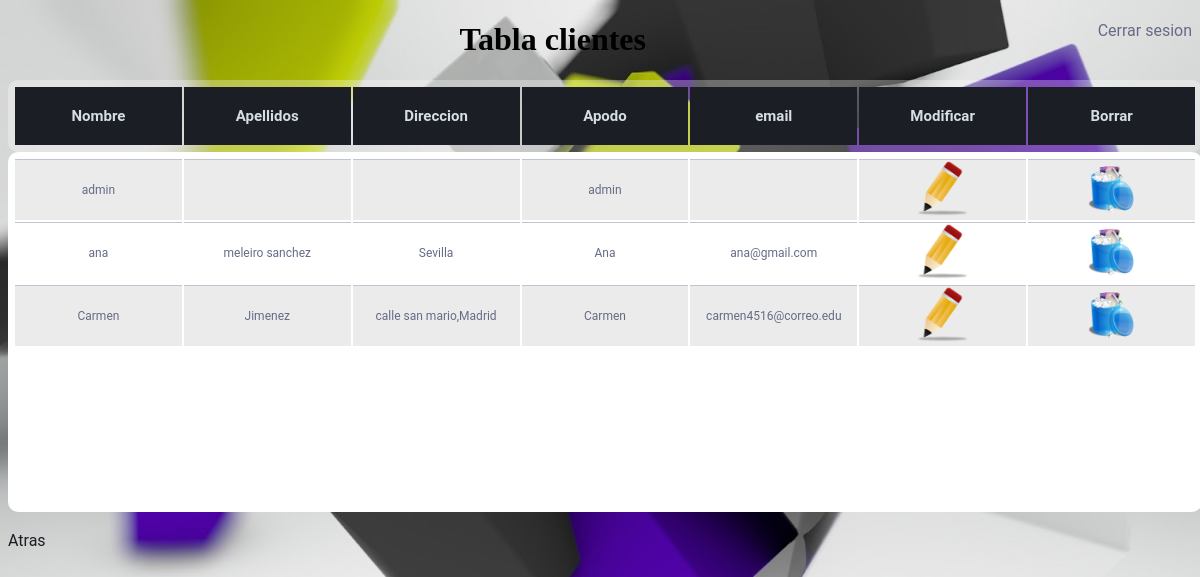
Before: /tienda_chuches/admin/tablacliente/cliente.php (signed in) with the older database file.
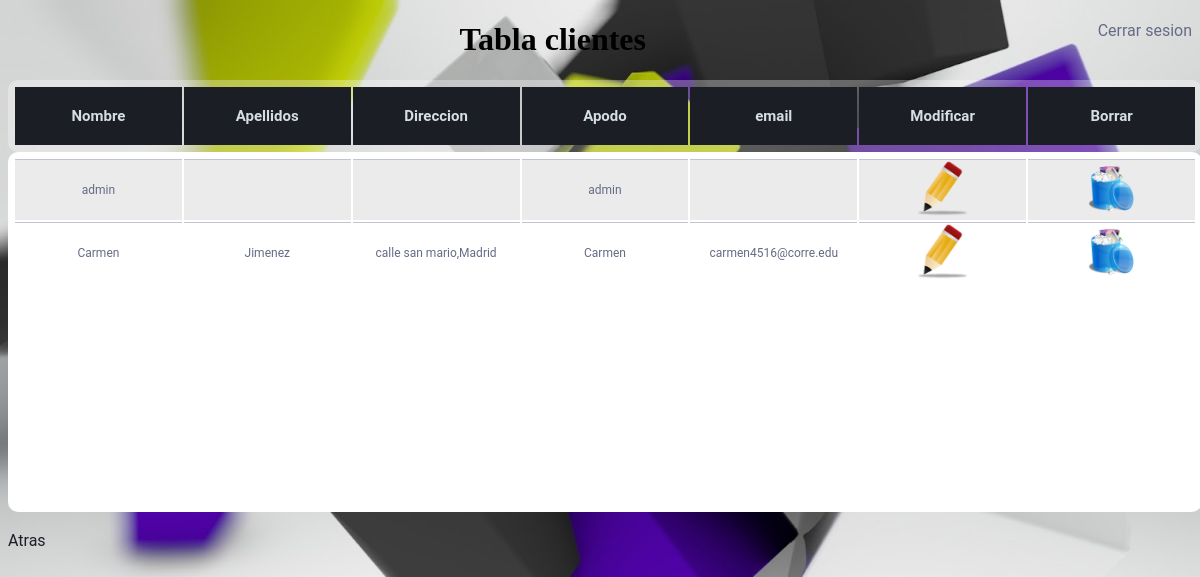
After: the same page with the newer database file.
### tables this page shows
CREATE TABLE `cliente` (
  `nombre` varchar(25) NOT NULL,
  `apellidos` varchar(50) DEFAULT NULL,
  `direccion` varchar(50) DEFAULT NULL,
  `apodo` varchar(50) NOT NULL,
  `email` varchar(50) DEFAULT NULL,
  `contrasenia` varchar(64) NOT NULL
);

### tienda_chuches/admin/tablacliente/cliente.php (the view, shortened to what this page needs)
<!DOCTYPE html>
<html lang="">
<head>
  <link rel="stylesheet" type="text/css" href="../estilotabla.css">
</head>
<body>
<?php
  if (isset($_SESSION["admin"])) {
    ?>
    <a id="salir" href='../../salir.php' >Cerrar sesion</a>
    <h1>Tabla clientes</h1>
    <div class="titulo">
        <table >
       <tr>
         <th>Nombre</th>
         <th>Apellidos</th>
         <th>Direccion</th>
         <th>Apodo</th>
         <th>email</th>
         <th>Modificar</th>
         <th>Borrar</th>
       </tr>
     </table>
    </div>
    <div class="contenido">
    <table>
      <tbody>
    <?php
     $connection = new mysqli("localhost", "root", "3546", "tienda_chuches");
      if ($result = $connection->query("SELECT * FROM cliente ORDER BY nombre;")) {
      } else {
            echo "Error: ". $sql ."<br>". mysqli_error($connection);
      }
      while($obj = $result->fetch_object()) {
        echo "<tr>";
        echo "<td>".$obj->nombre."</td>";
        echo "<td>".$obj->apellidos."</td>";
        echo "<td>".$obj->direccion."</td>";
        echo "<td>".$obj->apodo."</td>";
        echo "<td>".$obj->email."</td>";
              echo "<td>
                    <a href='modificarcliente.php?apo=$obj->apodo'/>
                    <img src='../img/modificar.png'/></a>
                    </td>";
                    echo "<td>
                          <a href='borrarcliente.php?apo=$obj->apodo'>
                          <img src='../img/papelera.png'/></a>
                          </td>";
                    echo "</tr>";
         }
          ?>
        </tbody>
         </table>
       </div>
    <?php
    echo "<br><a class='atras' href='../admin.php'>Atras</a>";
  } else {
    session_destroy();
    header("Location: ../../login.php");
  }
 ?>
</body>
</html>

Changed rows visible on the page:
removed cliente: nombre "ana", apellidos "meleiro sanchez", direccion "Sevilla", apodo "Ana", email "ana@gmail.com"
changed cliente "Carmen": email "carmen4516@correo.edu" → "carmen4516@corre.edu"
